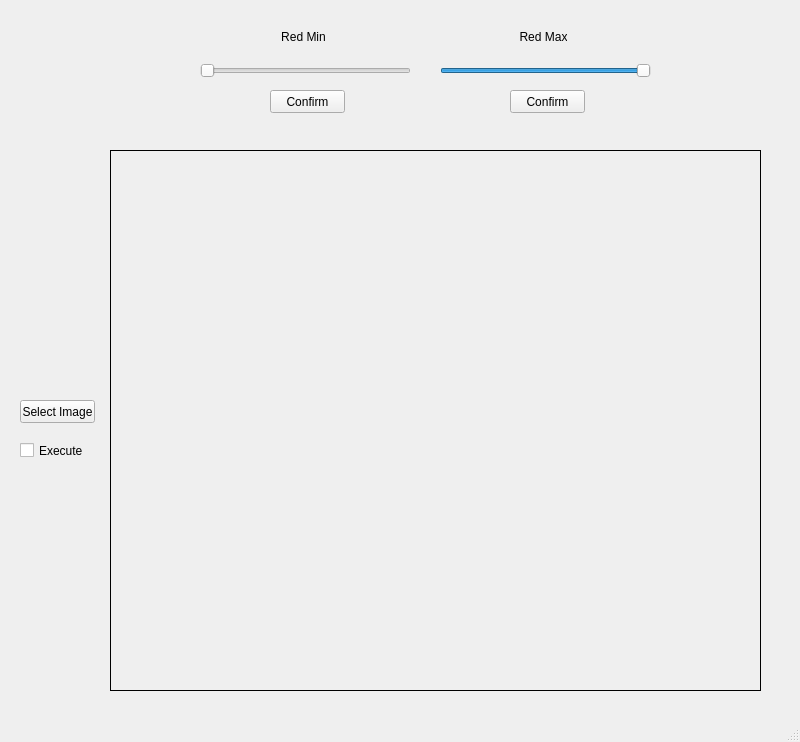
<?xml version="1.0" encoding="UTF-8"?>
<ui version="4.0">
 <class>MainWindow</class>
 <widget class="QMainWindow" name="MainWindow">
  <property name="geometry">
   <rect>
    <x>0</x>
    <y>0</y>
    <width>800</width>
    <height>742</height>
   </rect>
  </property>
  <property name="windowTitle">
   <string>MainWindow</string>
  </property>
  <property name="layoutDirection">
   <enum>Qt::LeftToRight</enum>
  </property>
  <widget class="QWidget" name="centralwidget">
   <widget class="QSlider" name="redMinSlider">
    <property name="geometry">
     <rect>
      <x>200</x>
      <y>60</y>
      <width>211</width>
      <height>22</height>
     </rect>
    </property>
    <property name="maximum">
     <number>255</number>
    </property>
    <property name="orientation">
     <enum>Qt::Horizontal</enum>
    </property>
   </widget>
   <widget class="QLabel" name="redMinText">
    <property name="geometry">
     <rect>
      <x>280</x>
      <y>30</y>
      <width>47</width>
      <height>13</height>
     </rect>
    </property>
    <property name="frameShape">
     <enum>QFrame::NoFrame</enum>
    </property>
    <property name="text">
     <string>Red Min</string>
    </property>
    <property name="alignment">
     <set>Qt::AlignCenter</set>
    </property>
   </widget>
   <widget class="QLabel" name="imageLbl">
    <property name="geometry">
     <rect>
      <x>110</x>
      <y>150</y>
      <width>651</width>
      <height>541</height>
     </rect>
    </property>
    <property name="frameShape">
     <enum>QFrame::Box</enum>
    </property>
    <property name="text">
     <string/>
    </property>
   </widget>
   <widget class="QPushButton" name="imageBtn">
    <property name="geometry">
     <rect>
      <x>20</x>
      <y>400</y>
      <width>75</width>
      <height>23</height>
     </rect>
    </property>
    <property name="text">
     <string>Select Image</string>
    </property>
   </widget>
   <widget class="QPushButton" name="redMinBtn">
    <property name="geometry">
     <rect>
      <x>270</x>
      <y>90</y>
      <width>75</width>
      <height>23</height>
     </rect>
    </property>
    <property name="text">
     <string>Confirm</string>
    </property>
   </widget>
   <widget class="QLabel" name="redMaxText">
    <property name="geometry">
     <rect>
      <x>520</x>
      <y>30</y>
      <width>47</width>
      <height>13</height>
     </rect>
    </property>
    <property name="frameShape">
     <enum>QFrame::NoFrame</enum>
    </property>
    <property name="text">
     <string>Red Max</string>
    </property>
    <property name="alignment">
     <set>Qt::AlignCenter</set>
    </property>
   </widget>
   <widget class="QPushButton" name="redMaxBtn">
    <property name="geometry">
     <rect>
      <x>510</x>
      <y>90</y>
      <width>75</width>
      <height>23</height>
     </rect>
    </property>
    <property name="text">
     <string>Confirm</string>
    </property>
   </widget>
   <widget class="QSlider" name="redMaxSlider">
    <property name="geometry">
     <rect>
      <x>440</x>
      <y>60</y>
      <width>211</width>
      <height>22</height>
     </rect>
    </property>
    <property name="layoutDirection">
     <enum>Qt::LeftToRight</enum>
    </property>
    <property name="maximum">
     <number>255</number>
    </property>
    <property name="sliderPosition">
     <number>255</number>
    </property>
    <property name="orientation">
     <enum>Qt::Horizontal</enum>
    </property>
   </widget>
   <widget class="QCheckBox" name="Execute">
    <property name="geometry">
     <rect>
      <x>20</x>
      <y>440</y>
      <width>71</width>
      <height>21</height>
     </rect>
    </property>
    <property name="text">
     <string>Execute</string>
    </property>
   </widget>
  </widget>
  <widget class="QMenuBar" name="menubar">
   <property name="geometry">
    <rect>
     <x>0</x>
     <y>0</y>
     <width>800</width>
     <height>21</height>
    </rect>
   </property>
  </widget>
  <widget class="QStatusBar" name="statusbar"/>
 </widget>
 <resources/>
 <connections/>
</ui>
